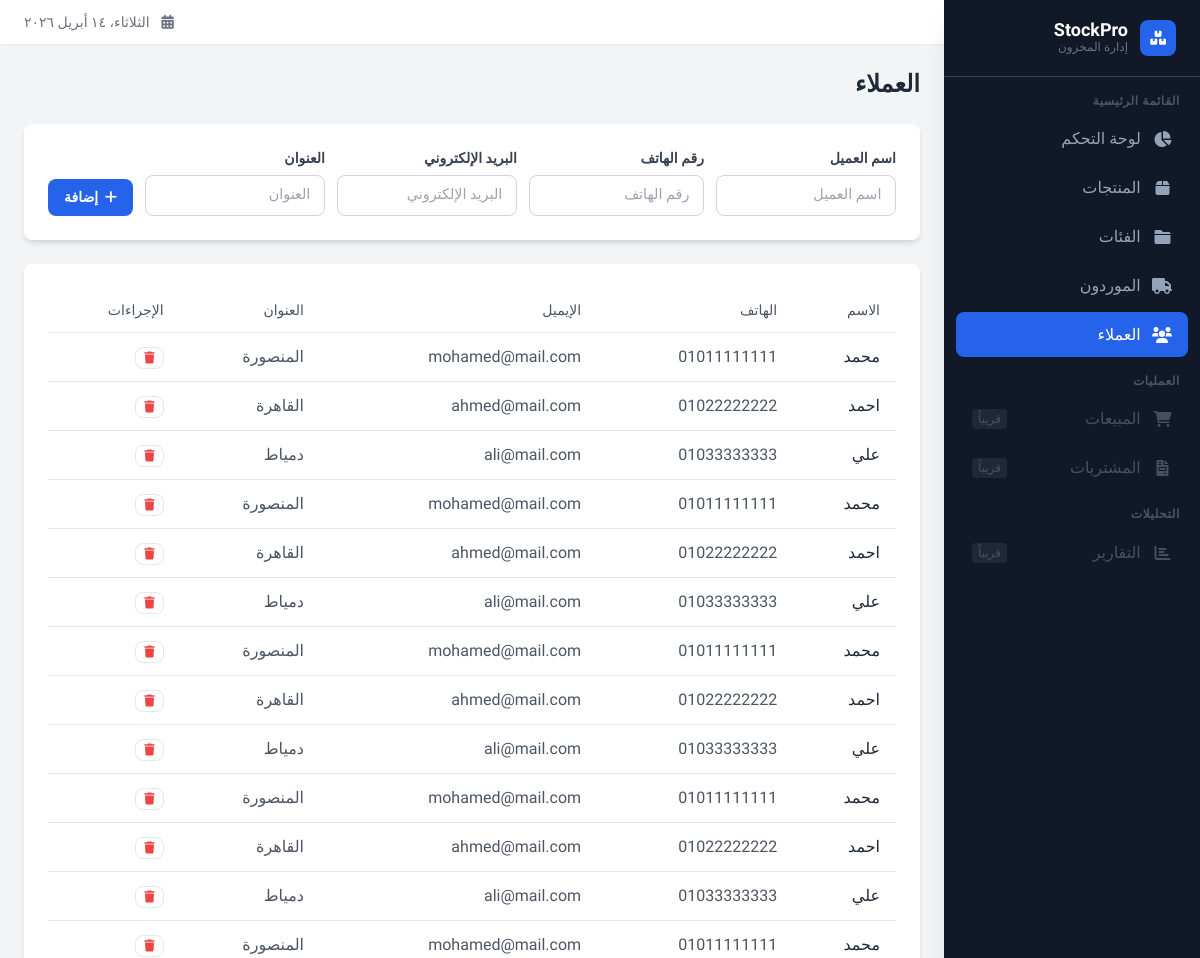
The page /customers (upper part) on the database as committed earlier.
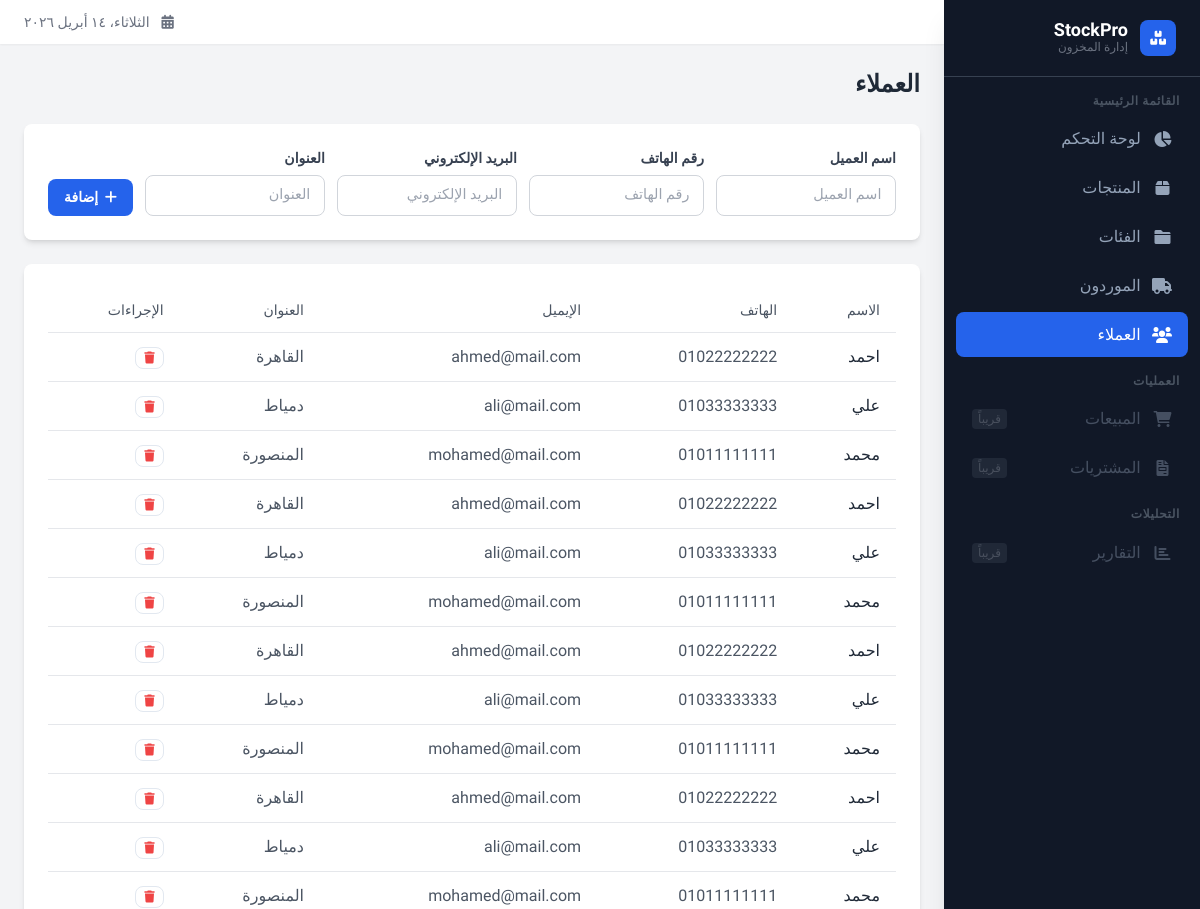
The same page on the database as committed later.
### tables this page shows
CREATE TABLE customers ( --جدول العملاء
    id integer primary key autoincrement,
    name text not null,
    phone_number text,
    email text,
    address text
);

### app.py (the view)
@stokpro.route('/customers')
def customersPage():
    conn = get_db_connection()
    customers = conn.execute('SELECT * FROM customers').fetchall()
    conn.close()
    return render_template('customers.html', customers=customers)

### app.py (called while the page is built)
def get_db_connection():
    conn = sqlite3.connect('database/stockpro.db')
    conn.row_factory = sqlite3.Row
    return conn

### templates/customers.html (shortened to what this page needs)
{% extends "base.html" %}
{% block content %}
<div class="flex justify-between items-center mb-6">
    <h1 class="text-2xl font-bold text-gray-800">العملاء</h1>
</div>
<div class="bg-white rounded-lg shadow-md p-6 mb-6">
    <form action="{{ url_for('customersPageadd') }}" method="POST" class="flex flex-wrap gap-3 items-end">
        <div class="flex-1 min-w-[180px]">
            <label class="form-label">اسم العميل</label>
            <input type="text" name="name" class="form-input" placeholder="اسم العميل" required>
        </div>
        <div class="flex-1 min-w-[150px]">
            <label class="form-label">رقم الهاتف</label>
            <input type="text" name="phone" class="form-input" placeholder="رقم الهاتف">
        </div>
        <div class="flex-1 min-w-[180px]">
            <label class="form-label">البريد الإلكتروني</label>
            <input type="email" name="email" class="form-input" placeholder="البريد الإلكتروني">
        </div>
        <div class="flex-1 min-w-[180px]">
            <label class="form-label">العنوان</label>
            <input type="text" name="address" class="form-input" placeholder="العنوان">
        </div>
        <div>
            <button type="submit" class="btn btn-primary">
                <i class="fas fa-plus"></i> إضافة
            </button>
        </div>
    </form>
</div>
<div class="bg-white rounded-lg shadow-md p-6">
    <div class="overflow-x-auto">
        <table class="w-full">
            <thead>
                <tr class="border-b">
                    <th class="text-right py-3 px-4 text-sm font-medium text-gray-600">الاسم</th>
                    <th class="text-right py-3 px-4 text-sm font-medium text-gray-600">الهاتف</th>
                    <th class="text-right py-3 px-4 text-sm font-medium text-gray-600">الإيميل</th>
                    <th class="text-right py-3 px-4 text-sm font-medium text-gray-600">العنوان</th>
                    <th class="text-right py-3 px-4 text-sm font-medium text-gray-600">الإجراءات</th>
                </tr>
            </thead>
            <tbody>
                {% for customer in customers %}
                <tr class="border-b hover:bg-gray-50">
                    <td class="py-3 px-4 font-medium text-gray-800">{{ customer.name }}</td>
                    <td class="py-3 px-4 text-gray-600">{{ customer.phone_number }}</td>
                    <td class="py-3 px-4 text-gray-600">{{ customer.email }}</td>
                    <td class="py-3 px-4 text-gray-600">{{ customer.address }}</td>
                    <td class="py-3 px-4">
                        <form action="{{ url_for('customersPagedelete', id=customer.id) }}"
                              method="POST"
                              onsubmit="return confirm('هل أنت متأكد من حذف {{ customer.name }}؟')"
                              style="display:inline;">
                            <button type="submit" class="btn btn-ghost text-xs px-2 py-1">
                                <i class="fas fa-trash text-red-500"></i>
                            </button>
                        </form>
                    </td>
                </tr>
                {% endfor %}
            </tbody>
        </table>
    </div>
</div>
{% endblock %}

Rows that differ between the two databases and show on the page:
removed customers: name "محمد", phone_number "01011111111", email "mohamed@mail.com", address "المنصورة"
